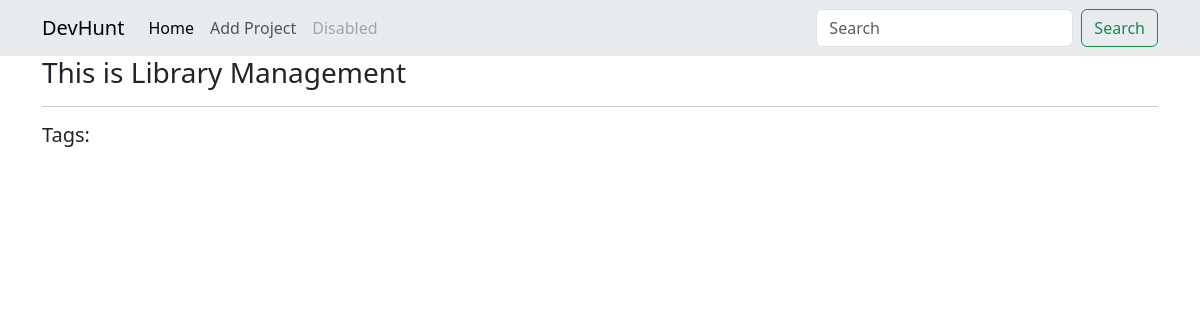
Page /project/1a240ab0-44a6-434f-a212-6f1632efd384/ on the earlier database version.
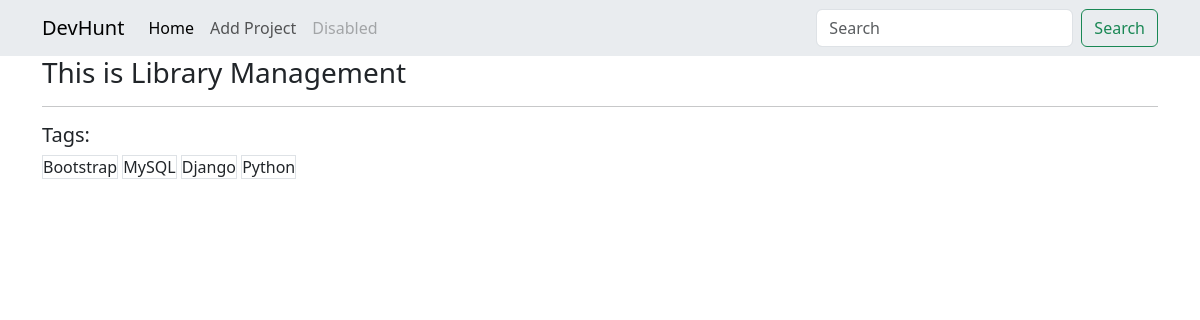
Same page on the later database version.
### projects/models.py (models this page shows, shortened)
class Tag(models.Model):
    name = models.CharField(max_length=200)
    created_at = models.DateTimeField(auto_now_add=True)
    id = models.UUIDField(default=uuid.uuid4, unique=True,
                          primary_key=True, editable=False)

### projects/views.py (the view)
# urls.py: path("project/<str:pk>/", views.project, name="single-project"),
def project(request, pk):
    project = Project.objects.get(id=pk)
    context = {
        'project': project,
    }
    return render(request, 'projects/single-project.html', context)

### projects/templates/projects/single-project.html (shortened to what this page needs)
{% extends 'main.html' %}
{% block content %}
<h3>This is {{project.title}}</h3>
<hr>
<h5>Tags:</h5>
{% for tag in project.tags.all %}
<span class="border">{{tag.name}}</span>
{% endfor %}
{% endblock content %}

Differences in the rows shown:
added Tag: name "Bootstrap"
added Tag: name "MySQL"
added Tag: name "Django"
now on this page (row unchanged): Tag: name "Python"
